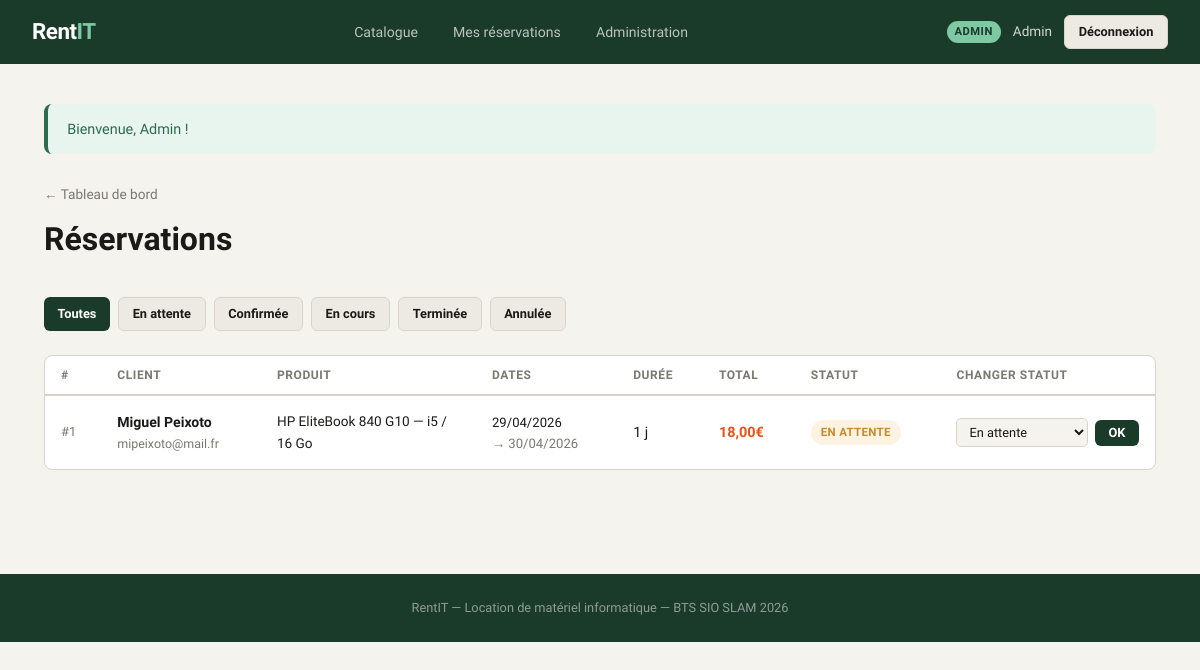
Page /admin/reservations.php (signed in) on the committed database.
### tables this page shows
CREATE TABLE IF NOT EXISTS `reservations` (
  `id` int NOT NULL AUTO_INCREMENT,
  `user_id` int NOT NULL,
  `produit_id` int NOT NULL,
  `date_debut` date NOT NULL,
  `date_fin` date NOT NULL,
  `nb_jours` int NOT NULL,
  `prix_total` decimal(8,2) NOT NULL,
  `statut` enum('en_attente','confirmée','en_cours','terminée','annulée') DEFAULT 'en_attente',
  `message` text,
  `created_at` datetime DEFAULT CURRENT_TIMESTAMP,
  PRIMARY KEY (`id`),
  KEY `user_id` (`user_id`),
  KEY `produit_id` (`produit_id`)
);

CREATE TABLE IF NOT EXISTS `users` (
  `id` int NOT NULL AUTO_INCREMENT,
  `nom` varchar(100) NOT NULL,
  `email` varchar(150) NOT NULL,
  `mot_de_passe` varchar(255) NOT NULL,
  `telephone` varchar(20) DEFAULT NULL,
  `role` enum('user','admin') DEFAULT 'user',
  `created_at` datetime DEFAULT CURRENT_TIMESTAMP,
  PRIMARY KEY (`id`),
  UNIQUE KEY `email` (`email`)
);

CREATE TABLE IF NOT EXISTS `produits` (
  `id` int NOT NULL AUTO_INCREMENT,
  `nom` varchar(200) NOT NULL,
  `description` text NOT NULL,
  `categorie` enum('PC portable','Écran','Accessoire','Serveur','Autre') DEFAULT 'Autre',
  `prix_jour` decimal(8,2) NOT NULL,
  `stock` int NOT NULL DEFAULT '1',
  `image` varchar(255) DEFAULT 'default.jpg',
  `disponible` tinyint(1) DEFAULT '1',
  `created_at` datetime DEFAULT CURRENT_TIMESTAMP,
  PRIMARY KEY (`id`)
);

### admin/reservations.php (the view, shortened to what this page needs)
<?php
require_once __DIR__ . '/../config/db.php';
$filtre = $_GET['statut'] ?? '';
$where  = [];
$params = [];
$sql = 'SELECT r.*, u.nom AS client, u.email, p.nom AS produit FROM reservations r JOIN users u ON r.user_id = u.id JOIN produits p ON r.produit_id = p.id' . ($where ? ' WHERE ' . implode(' AND ', $where) : '') . ' ORDER BY r.created_at DESC';
$stmt = $pdo->prepare($sql);
$stmt->execute($params);
$reservations = $stmt->fetchAll();
$statuts = ['en_attente', 'confirmée', 'en_cours', 'terminée', 'annulée'];
require_once __DIR__ . '/../includes/header.php';
?>
<div style="display:flex; align-items:center; justify-content:space-between; margin-bottom:2rem; flex-wrap:wrap; gap:1rem;">
    <div>
        <div style="margin-bottom:0.5rem;"><a href="/rentit/admin/index.php" style="color:var(--muted); text-decoration:none; font-size:0.85rem;">← Tableau de bord</a></div>
        <h1 style="font-family:'Clash Display',sans-serif; font-size:2rem; font-weight:700;">Réservations</h1>
    </div>
</div>
<div style="display:flex; gap:0.5rem; margin-bottom:1.5rem; flex-wrap:wrap;">
    <a href="/rentit/admin/reservations.php" class="btn btn-sm <?= !$filtre ? 'btn-dark' : 'btn-secondary' ?>">Toutes</a>
    <?php foreach ($statuts as $s): ?>
    <a href="/rentit/admin/reservations.php?statut=<?= urlencode($s) ?>" class="btn btn-sm <?= $filtre === $s ? 'btn-dark' : 'btn-secondary' ?>">
        <?= ucfirst(str_replace('_', ' ', $s)) ?>
    </a>
    <?php endforeach; ?>
</div>
<div class="card" style="padding:0; overflow:hidden;">
    <?php if (empty($reservations)): ?>
        <div style="text-align:center; padding:3rem; color:var(--muted);">Aucune réservation trouvée.</div>
    <?php else: ?>
    <table>
        <thead>
            <tr>
                <th>#</th>
                <th>Client</th>
                <th>Produit</th>
                <th>Dates</th>
                <th>Durée</th>
                <th>Total</th>
                <th>Statut</th>
                <th>Changer statut</th>
            </tr>
        </thead>
        <tbody>
            <?php foreach ($reservations as $r): ?>
            <tr>
                <td style="color:var(--muted); font-size:0.8rem;">#<?= $r['id'] ?></td>
                <td>
                    <div style="font-weight:600; font-size:0.88rem;"><?= htmlspecialchars($r['client']) ?></div>
                    <div style="font-size:0.78rem; color:var(--muted);"><?= htmlspecialchars($r['email']) ?></div>
                </td>
                <td style="font-size:0.85rem; max-width:180px;"><?= htmlspecialchars($r['produit']) ?></td>
                <td style="font-size:0.82rem;">
                    <?= date('d/m/Y', strtotime($r['date_debut'])) ?><br>
                    <span style="color:var(--muted);">→ <?= date('d/m/Y', strtotime($r['date_fin'])) ?></span>
                </td>
                <td><?= $r['nb_jours'] ?> j</td>
                <td style="font-weight:700; color:var(--cta);"><?= number_format($r['prix_total'], 2, ',', ' ') ?>€</td>
                <td><span class="badge badge-<?= $r['statut'] ?>"><?= str_replace('_', ' ', $r['statut']) ?></span></td>
                <td>
                    <form method="POST" style="display:flex; gap:0.4rem; align-items:center;">
                        <select name="statut" style="font-size:0.8rem; padding:0.3rem 0.5rem; border-radius:5px; border:1px solid var(--border); background:var(--bg);">
                            <?php foreach ($statuts as $s): ?>
                            <option value="<?= $s ?>" <?= $r['statut'] === $s ? 'selected' : '' ?>><?= ucfirst(str_replace('_',' ',$s)) ?></option>
                            <?php endforeach; ?>
                        </select>
                        <button type="submit" class="btn btn-dark btn-sm">OK</button>
                    </form>
                </td>
            </tr>
            <?php endforeach; ?>
        </tbody>
    </table>
    <?php endif; ?>
</div>
<?php require_once __DIR__ . '/../includes/footer.php'; ?>

### includes/header.php (style rules this page uses)
*, *::before, *::after { box-sizing: border-box; margin: 0; padding: 0; }
:root { --bg: #f5f3ee; --white: #ffffff; --surface: #edeae3; --border: #d8d4ca; --text: #1a1a18; --muted: #7a7870; --accent: #1a3a2a; --accent2: #2d6a4f; --cta: #e8521a; --cta-h: #cc4515; --success: #2d6a4f; --warning: #c68b2a; --danger: #c0392b; --info: #1a4a6a; --radius: 8px; }
body { font-family: 'Bricolage Grotesque', sans-serif; background: var(--bg); color: var(--text); min-height: 100vh; font-size: 15px; line-height: 1.6; }
.card { background: var(--white); border: 1px solid var(--border); border-radius: var(--radius); padding: 1.5rem; }
input[type="text"], input[type="email"], input[type="password"], input[type="date"], input[type="tel"], input[type="number"], textarea, select { width: 100%; background: var(--bg); border: 1px solid var(--border); border-radius: 6px; color: var(--text); padding: 0.65rem 0.9rem; font-family: 'Bricolage Grotesque', sans-serif; font-size: 0.92rem; transition: border-color 0.15s; outline: none; }
.btn { display: inline-flex; align-items: center; gap: 0.4rem; padding: 0.6rem 1.3rem; border-radius: 6px; border: none; cursor: pointer; font-family: 'Bricolage Grotesque', sans-serif; font-weight: 600; font-size: 0.88rem; text-decoration: none; transition: all 0.15s; }
.btn-dark { background: var(--accent); color: #fff; }
.btn-secondary { background: var(--surface); color: var(--text); border: 1px solid var(--border); }
.btn-sm { padding: 0.35rem 0.85rem; font-size: 0.8rem; }
.badge { display: inline-block; padding: 3px 10px; border-radius: 20px; font-size: 0.72rem; font-weight: 600; text-transform: uppercase; letter-spacing: 0.3px; }
.badge-en_attente { background: #fef3e2; color: #c68b2a; }
table { width: 100%; border-collapse: collapse; }
th { text-align: left; padding: 0.6rem 1rem; font-size: 0.75rem; text-transform: uppercase; letter-spacing: 0.6px; color: var(--muted); border-bottom: 2px solid var(--border); font-weight: 600; }
td { padding: 0.9rem 1rem; border-bottom: 1px solid var(--surface); font-size: 0.9rem; vertical-align: middle; }
tr:last-child td { border-bottom: none; }

### rows in the picture
reservations: id "1", user.nom "Miguel Peixoto", user.email "mipeixoto@mail.fr", produit.nom "HP EliteBook 840 G10 — i5 / 16 Go", date_debut "29/04/2026", date_fin "30/04/2026", nb_jours "1", prix_total "18,00", statut "EN ATTENTE", statut "En attente"

### other values in the picture
$user['nom'] "Admin"
$flash['message'] "Bienvenue, Admin !"
str_replace('_', ' ', $s) "En attente"
str_replace('_', ' ', $s) "Confirmée"
str_replace('_', ' ', $s) "En cours"
str_replace('_', ' ', $s) "Terminée"
str_replace('_', ' ', $s) "Annulée"
